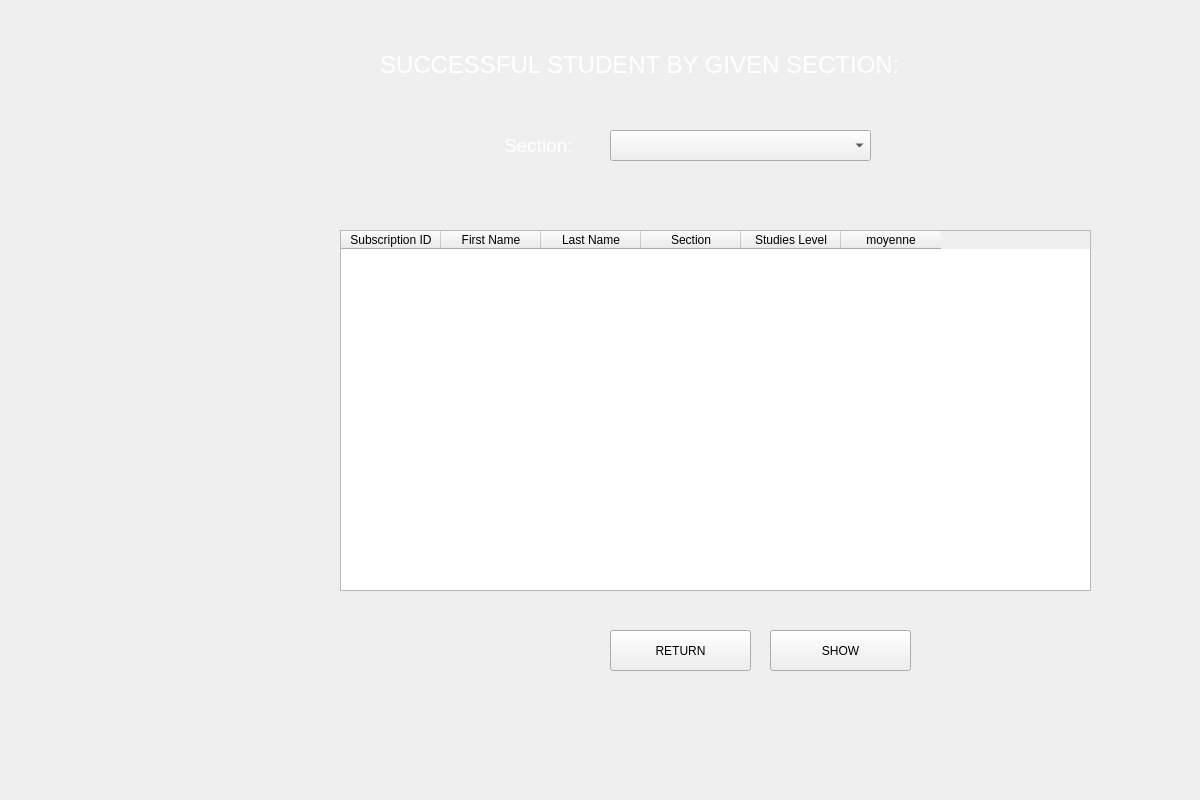
<?xml version="1.0" encoding="UTF-8"?>
<ui version="4.0">
 <class>Form</class>
 <widget class="QWidget" name="Form">
  <property name="geometry">
   <rect>
    <x>0</x>
    <y>0</y>
    <width>1200</width>
    <height>800</height>
   </rect>
  </property>
  <property name="windowTitle">
   <string>Form</string>
  </property>
  <widget class="QLabel" name="label">
   <property name="geometry">
    <rect>
     <x>380</x>
     <y>40</y>
     <width>681</width>
     <height>51</height>
    </rect>
   </property>
   <property name="text">
    <string>&lt;html&gt;&lt;head/&gt;&lt;body&gt;&lt;p&gt;&lt;span style=&quot; font-size:18pt; color:#fff &quot;&gt;SUCCESSFUL STUDENT BY GIVEN SECTION:&lt;/span&gt;&lt;/p&gt;&lt;/body&gt;&lt;/html&gt;</string>
   </property>
  </widget>
  <widget class="QPushButton" name="ok">
   <property name="geometry">
    <rect>
     <x>610</x>
     <y>630</y>
     <width>141</width>
     <height>41</height>
    </rect>
   </property>
   <property name="styleSheet">
    <string notr="true">font: 12pt &quot;Poppins&quot;;</string>
   </property>
   <property name="text">
    <string>RETURN</string>
   </property>
  </widget>
  <widget class="QPushButton" name="afficher">
   <property name="geometry">
    <rect>
     <x>770</x>
     <y>630</y>
     <width>141</width>
     <height>41</height>
    </rect>
   </property>
   <property name="styleSheet">
    <string notr="true">font: 12pt &quot;Poppins&quot;;</string>
   </property>
   <property name="text">
    <string>SHOW</string>
   </property>
  </widget>
  <widget class="QTableWidget" name="tableWidget">
   <property name="geometry">
    <rect>
     <x>340</x>
     <y>230</y>
     <width>751</width>
     <height>361</height>
    </rect>
   </property>
   <column>
    <property name="text">
     <string>Subscription ID</string>
    </property>
   </column>
   <column>
    <property name="text">
     <string>First Name</string>
    </property>
   </column>
   <column>
    <property name="text">
     <string>Last Name</string>
    </property>
   </column>
   <column>
    <property name="text">
     <string>Section</string>
    </property>
   </column>
   <column>
    <property name="text">
     <string>Studies Level</string>
    </property>
   </column>
   <column>
    <property name="text">
     <string>moyenne</string>
    </property>
   </column>
  </widget>
  <widget class="QLabel" name="label_2">
   <property name="geometry">
    <rect>
     <x>504</x>
     <y>130</y>
     <width>91</width>
     <height>31</height>
    </rect>
   </property>
   <property name="text">
    <string>&lt;html&gt;&lt;head/&gt;&lt;body&gt;&lt;p&gt;&lt;span style=&quot; font-size:14pt;color:#fff&quot;&gt;Section:&lt;/span&gt;&lt;/p&gt;&lt;/body&gt;&lt;/html&gt;</string>
   </property>
  </widget>
  <widget class="QLabel" name="section_2">
   <property name="geometry">
    <rect>
     <x>620</x>
     <y>170</y>
     <width>241</width>
     <height>20</height>
    </rect>
   </property>
   <property name="text">
    <string/>
   </property>
  </widget>
  <widget class="QComboBox" name="section">
   <property name="geometry">
    <rect>
     <x>610</x>
     <y>130</y>
     <width>261</width>
     <height>31</height>
    </rect>
   </property>
   <property name="styleSheet">
    <string notr="true">QLineEdit {
border: 1px solid rgb(37,39,48);

padding-left:20px;
padding-right:20px;
}
</string>
   </property>
   <item>
    <property name="text">
     <string/>
    </property>
   </item>
   <item>
    <property name="text">
     <string>CPI1</string>
    </property>
   </item>
   <item>
    <property name="text">
     <string>CPI2</string>
    </property>
   </item>
   <item>
    <property name="text">
     <string>L1 INFO</string>
    </property>
   </item>
   <item>
    <property name="text">
     <string>L1 TIC</string>
    </property>
   </item>
   <item>
    <property name="text">
     <string>L1 EEA</string>
    </property>
   </item>
   <item>
    <property name="text">
     <string>L1 MATH</string>
    </property>
   </item>
   <item>
    <property name="text">
     <string>L2 INFO </string>
    </property>
   </item>
   <item>
    <property name="text">
     <string>L2 TIC</string>
    </property>
   </item>
   <item>
    <property name="text">
     <string>L2 EEA</string>
    </property>
   </item>
   <item>
    <property name="text">
     <string>L2 MATH</string>
    </property>
   </item>
   <item>
    <property name="text">
     <string>L3 INFO</string>
    </property>
   </item>
   <item>
    <property name="text">
     <string>L3 TIC</string>
    </property>
   </item>
   <item>
    <property name="text">
     <string>L3 EEA</string>
    </property>
   </item>
   <item>
    <property name="text">
     <string>ING 1</string>
    </property>
   </item>
   <item>
    <property name="text">
     <string>ING2</string>
    </property>
   </item>
  </widget>
  <widget class="QLabel" name="label_4">
   <property name="geometry">
    <rect>
     <x>-130</x>
     <y>0</y>
     <width>1441</width>
     <height>861</height>
    </rect>
   </property>
   <property name="text">
    <string/>
   </property>
   <property name="pixmap">
    <pixmap>bg.jpg</pixmap>
   </property>
   <property name="scaledContents">
    <bool>true</bool>
   </property>
  </widget>
  
  <zorder>label_4</zorder>
  <zorder>label</zorder>
  <zorder>ok</zorder>
  <zorder>afficher</zorder>
  <zorder>tableWidget</zorder>
  <zorder>label_2</zorder>
  <zorder>section_2</zorder>
  <zorder>section</zorder>
  <zorder>label_3</zorder>
 </widget>
 <resources/>
 <connections/>
</ui>
